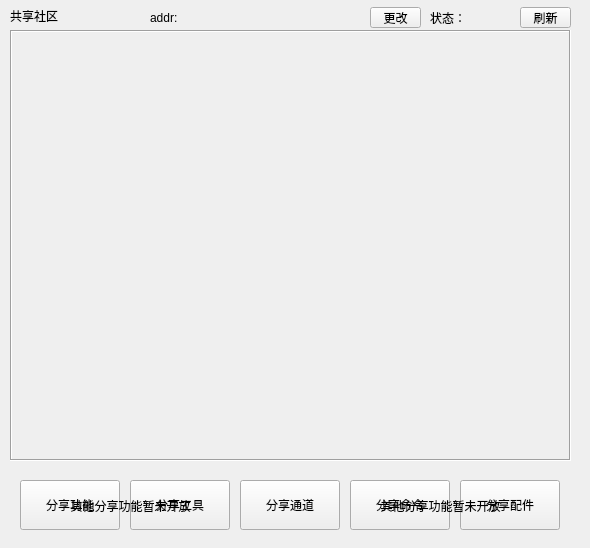
<?xml version="1.0" encoding="UTF-8"?>
<ui version="4.0">
 <class>community_window</class>
 <widget class="QWidget" name="community_window">
  <property name="geometry">
   <rect>
    <x>0</x>
    <y>0</y>
    <width>590</width>
    <height>548</height>
   </rect>
  </property>
  <property name="windowTitle">
   <string>社区</string>
  </property>
  <widget class="QWidget" name="widget" native="true">
   <property name="geometry">
    <rect>
     <x>0</x>
     <y>0</y>
     <width>580</width>
     <height>540</height>
    </rect>
   </property>
   <widget class="QPushButton" name="share_func">
    <property name="geometry">
     <rect>
      <x>20</x>
      <y>480</y>
      <width>100</width>
      <height>50</height>
     </rect>
    </property>
    <property name="text">
     <string>分享功能</string>
    </property>
   </widget>
   <widget class="QPushButton" name="share_tool">
    <property name="geometry">
     <rect>
      <x>130</x>
      <y>480</y>
      <width>100</width>
      <height>50</height>
     </rect>
    </property>
    <property name="text">
     <string>分享工具</string>
    </property>
   </widget>
   <widget class="QPushButton" name="share_tunnel">
    <property name="geometry">
     <rect>
      <x>240</x>
      <y>480</y>
      <width>100</width>
      <height>50</height>
     </rect>
    </property>
    <property name="text">
     <string>分享通道</string>
    </property>
   </widget>
   <widget class="QPushButton" name="share_command">
    <property name="geometry">
     <rect>
      <x>350</x>
      <y>480</y>
      <width>100</width>
      <height>50</height>
     </rect>
    </property>
    <property name="text">
     <string>分享命令</string>
    </property>
   </widget>
   <widget class="QPushButton" name="share_part">
    <property name="geometry">
     <rect>
      <x>460</x>
      <y>480</y>
      <width>100</width>
      <height>50</height>
     </rect>
    </property>
    <property name="text">
     <string>分享配件</string>
    </property>
   </widget>
   <widget class="QLabel" name="label">
    <property name="geometry">
     <rect>
      <x>10</x>
      <y>10</y>
      <width>54</width>
      <height>12</height>
     </rect>
    </property>
    <property name="text">
     <string>共享社区</string>
    </property>
   </widget>
   <widget class="QLabel" name="label_2">
    <property name="geometry">
     <rect>
      <x>370</x>
      <y>480</y>
      <width>141</width>
      <height>51</height>
     </rect>
    </property>
    <property name="text">
     <string>其他分享功能暂未开放</string>
    </property>
    <property name="alignment">
     <set>Qt::AlignCenter</set>
    </property>
   </widget>
   <widget class="QLabel" name="label_3">
    <property name="geometry">
     <rect>
      <x>60</x>
      <y>480</y>
      <width>141</width>
      <height>51</height>
     </rect>
    </property>
    <property name="text">
     <string>其他分享功能暂未开放</string>
    </property>
    <property name="alignment">
     <set>Qt::AlignCenter</set>
    </property>
   </widget>
   <widget class="QLabel" name="label_addr">
    <property name="geometry">
     <rect>
      <x>150</x>
      <y>10</y>
      <width>211</width>
      <height>16</height>
     </rect>
    </property>
    <property name="text">
     <string>addr:</string>
    </property>
   </widget>
   <widget class="QToolButton" name="button_refresh">
    <property name="geometry">
     <rect>
      <x>520</x>
      <y>7</y>
      <width>51</width>
      <height>21</height>
     </rect>
    </property>
    <property name="text">
     <string>刷新</string>
    </property>
   </widget>
   <widget class="QLabel" name="label_status">
    <property name="geometry">
     <rect>
      <x>430</x>
      <y>10</y>
      <width>81</width>
      <height>16</height>
     </rect>
    </property>
    <property name="text">
     <string>状态：</string>
    </property>
   </widget>
   <widget class="QScrollArea" name="scrollArea">
    <property name="geometry">
     <rect>
      <x>10</x>
      <y>30</y>
      <width>561</width>
      <height>431</height>
     </rect>
    </property>
    <property name="frameShape">
     <enum>QFrame::Box</enum>
    </property>
    <property name="widgetResizable">
     <bool>true</bool>
    </property>
    <widget class="QWidget" name="button_list_widget">
     <property name="geometry">
      <rect>
       <x>0</x>
       <y>0</y>
       <width>557</width>
       <height>427</height>
      </rect>
     </property>
    </widget>
   </widget>
   <widget class="QToolButton" name="button_change_server">
    <property name="geometry">
     <rect>
      <x>370</x>
      <y>7</y>
      <width>51</width>
      <height>21</height>
     </rect>
    </property>
    <property name="text">
     <string>更改</string>
    </property>
   </widget>
  </widget>
 </widget>
 <resources/>
 <connections/>
</ui>
